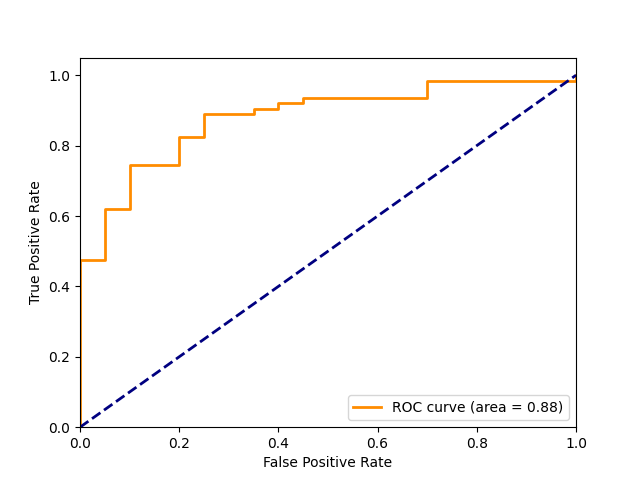
#> input picture test_roc.png, 640 x 480 px
$ python -i dataset_generator.py   (imports and definitions only)
#> lines starting #> are read from the running program, lines starting #| are printed output that depends on the picture
#> further down, picture is the input picture: PIL image 640x480 RGBA; mean R, G, B, A 250.7, 249.9, 249.5, 255
import random
from PIL import Image, ImageFilter
import numpy as np

def generate_rotations(image):
    r90 = image.rotate(90)
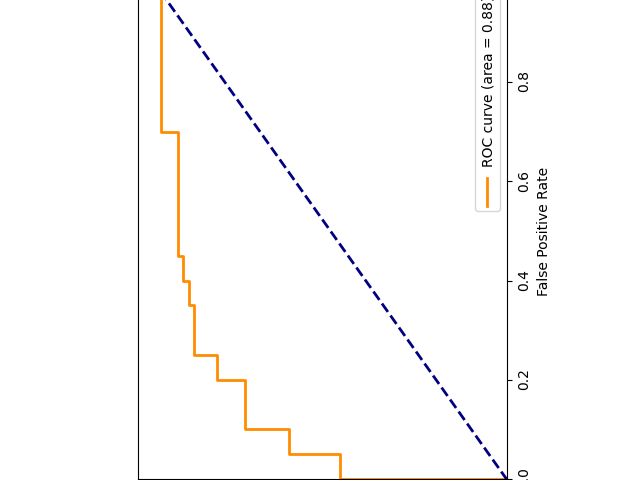
#> r90: PIL image 640x480 RGBA; mean R, G, B, A 188.1, 187.3, 186.9, 191.2; transparent parts drawn white
    r180 = image.rotate(180)
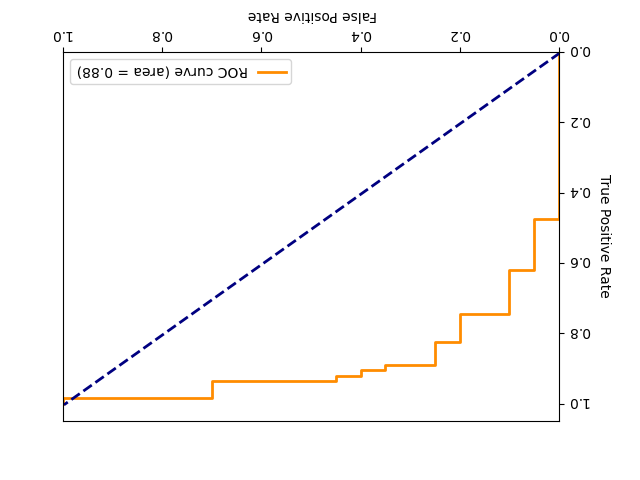
#> r180: PIL image 640x480 RGBA; mean R, G, B, A 250.7, 249.9, 249.5, 255
    r270 = image.rotate(270)
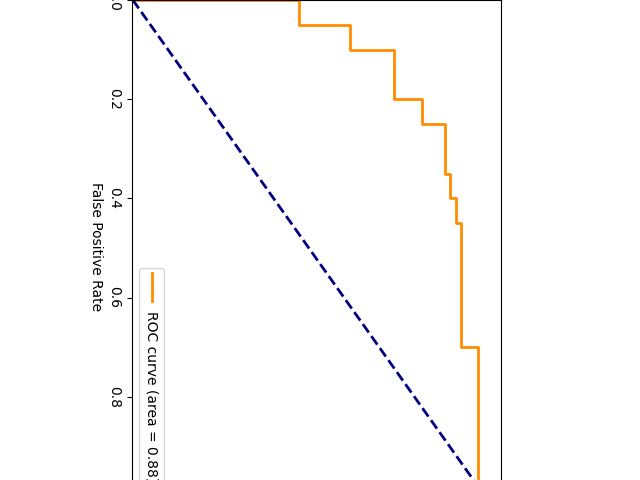
#> r270: PIL image 640x480 RGBA; mean R, G, B, A 188.1, 187.3, 186.9, 191.2; transparent parts drawn white
    return image, r90, r180, r270


def generate_rotation(image):
    rotation = random.choice([0, 90, 180, 270])
    return image.rotate(rotation)


# [24 lines left out: functions generate_patch, paste_patch, not called in this run]


def apply_jittering(img, augmentations):
    return augmentations(img)


def apply_gaussian_blur(img):
    return img.filter(ImageFilter.BoxBlur(random.randint(0, 3)))


def random_color():
    return random.randint(10,240)


# [20 lines left out: function generate_scar, not called in this run]

>>> from PIL import Image
>>> picture = Image.open('../../test_roc.png')
>>> result = generate_rotations(picture)
